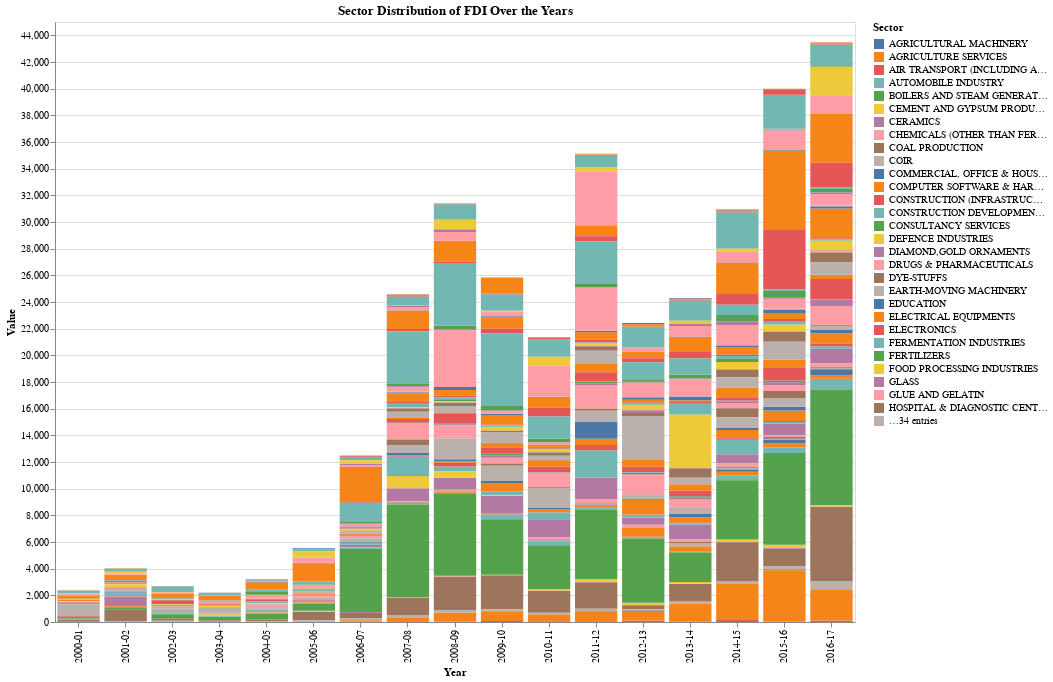

The code cell stored with this chart in its notebook:
### Markdown cell above
## **sector distribution over the years**

*   USING BAR GRAPH

### Code cell
total_fdi_by_year = dataframe_long.groupby('Year')['Value'].sum().reset_index()

stacked_bar_chart = alt.Chart(dataframe_long).mark_bar().encode(
    x='Year:O',
    y='Value:Q',
    color='Sector:N'
).properties(
    width=800,
    height=600,
    title='Sector Distribution of FDI Over the Years'
)
stacked_bar_chart

### Figure 1 — Vega-Lite specification as saved in the notebook (floating-point values rounded to 4 significant figures; data arrays with more than 128 entries replaced by an {"elided": "..."} marker saying what was removed)
{"config": {"view": {"continuousWidth": 400, "continuousHeight": 300}}, "data": {"name": "data-34f0d2f5046ac294dc7c890ec15cbd0a"}, "mark": "bar", "encoding": {"color": {"field": "Sector", "type": "nominal"}, "x": {"field": "Year", "type": "ordinal"}, "y": {"field": "Value", "type": "quantitative"}}, "height": 600, "title": "Sector Distribution of FDI Over the Years", "width": 800, "$schema": "https://vega.github.io/schema/vega-lite/v4.17.0.json", "datasets": {"data-34f0d2f5046ac294dc7c890ec15cbd0a": {"elided": "1071 records"}}}
